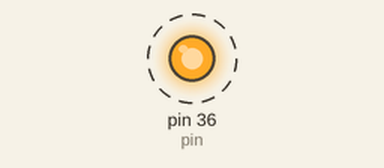
Recording of a program running on a simulated Raspberry Pi (header pin numbers). Shown: output pins drawn as LEDs (lit = HIGH). Dashed ring = blinking. What the program prints to the terminal is not drawn.

Above: at 0.02 s.
Timing chart, 0 to 3.0 s (numbered marks = the images above):
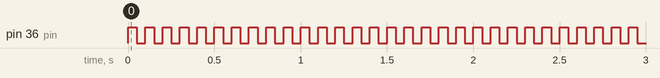

The program:

02_LedVillog.py
```python
#02_LedVillog.py
#-------------------------
#Led villogtatás ciklussal

#A GPIO modul behívása
import RPi.GPIO as GPIO
import time

#Figyelmezetetések kikapcsolása
GPIO.setwarnings(False)

#tüskék fizikai kiosztás szerint
GPIO.setmode(GPIO.BOARD)

#tüskék alaphelyzet
GPIO.cleanup()

#Paraméterek
pin = 36 #Pin definiálása
T = 0.1 #Villogás periódusideje
Tv = T/2
onOff = 1

#A "pin" tüske kimenet
GPIO.setup(pin, GPIO.OUT)

print("Pin_%s villog. Kilép Ctrl-C" %(pin))
try:
    while True:
        GPIO.output(pin, onOff)
        onOff = not onOff
        time.sleep(Tv)

except KeyboardInterrupt:
    print("Pinek lekapcsolva")
    GPIO.cleanup()
```

Measured:
- by itself, pin 36 (pin): alternates HIGH for 0.05 s and LOW for 0.05 s
